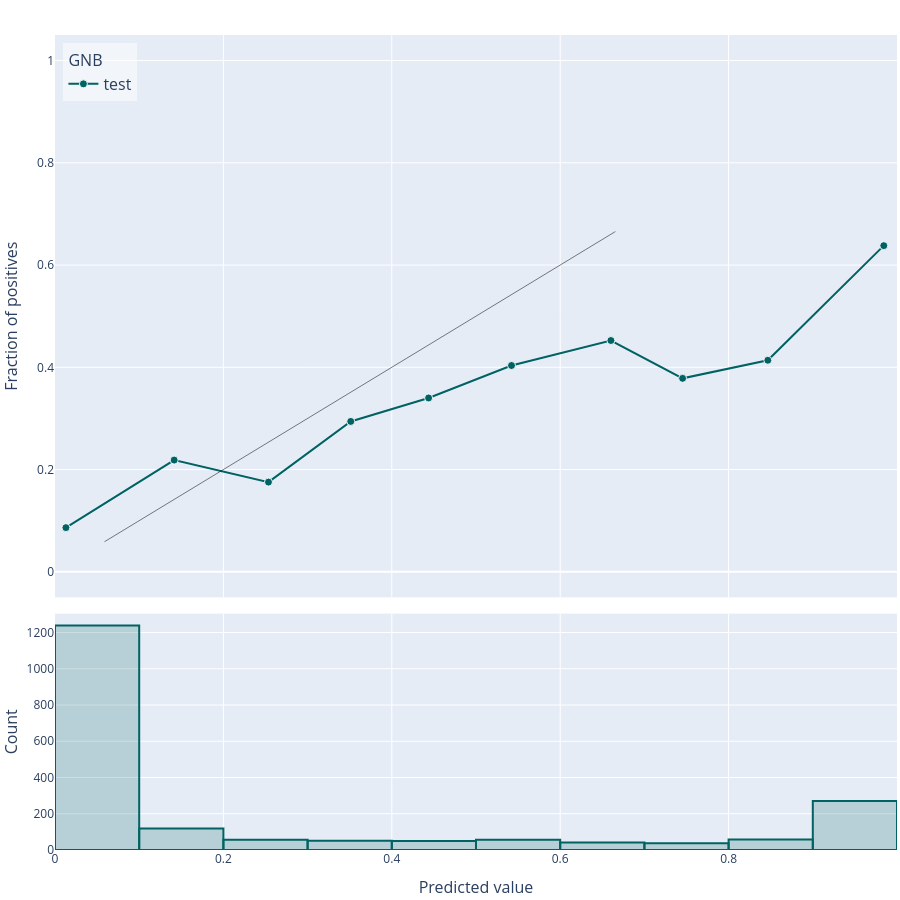

This figure's notebook cell:
### Markdown cell above
## Analisar os resultados

### Code cell
# Verifique a calibração do modelo
experionml.plot_calibration()

### Figure 1 — Plotly figure (JSON) as saved in the notebook; plotly's stock layout.template omitted (floating-point values rounded to 4 significant figures; data arrays with more than 128 entries replaced by an {"elided": "..."} marker saying what was removed)
{"data": [{"hovertemplate": "(%{x}, %{y})<extra>GNB - test</extra>", "legendgroup": "GNB", "legendgrouptitle": {"font": {"size": 16}, "text": "GNB"}, "line": {"color": "rgb(0, 98, 98)", "dash": "solid", "width": 2}, "marker": {"color": "rgb(0, 98, 98)", "line": {"color": "rgba(255, 255, 255, 0.9)", "width": 1}, "size": 8, "symbol": "circle"}, "mode": "lines+markers", "name": "test", "showlegend": true, "type": "scatter", "x": [0.01298, 0.1415, 0.2535, 0.3512, 0.4437, 0.5422, 0.6602, 0.7454, 0.8466, 0.9843], "xaxis": "x2", "y": [0.08636, 0.2185, 0.1754, 0.2941, 0.34, 0.4035, 0.4524, 0.3784, 0.4138, 0.6379], "yaxis": "y"}, {"legendgroup": "GNB", "marker": {"color": "rgba(0, 98, 98, 0.2)", "line": {"color": "rgb(0, 98, 98)", "width": 2}}, "name": "GNB", "showlegend": false, "type": "histogram", "x": {"elided": "2000 float values"}, "xaxis": "x2", "xbins": {"end": 1, "size": 0.1, "start": 0}, "yaxis": "y2"}], "layout": {"barmode": "overlay", "font": {"size": 12}, "height": 900, "hoverlabel": {"font": {"size": 16}}, "legend": {"bgcolor": "rgba(255, 255, 255, 0.5)", "font": {"size": 16}, "groupclick": "togglegroup", "traceorder": "grouped", "x": 0.01, "xanchor": "left", "y": 0.99, "yanchor": "top"}, "margin": {"b": 50, "l": 50, "pad": 0, "r": 0, "t": 35}, "shapes": [{"line": {"color": "black", "width": 1}, "opacity": 0.5, "type": "line", "x0": 0.05878, "x1": 0.6655, "xref": "x2", "y0": 0.05878, "y1": 0.6655, "yref": "y"}], "showlegend": true, "title": {"font": {"size": 24}, "pad": {"b": 15, "t": 15}, "x": 0.5, "xanchor": "center", "xref": "paper", "y": 1, "yanchor": "top"}, "width": 900, "xaxis": {"anchor": "y", "automargin": true, "domain": [0.0, 1.0], "title": {"font": {"size": 16}}}, "xaxis2": {"anchor": "y2", "automargin": true, "domain": [0.0, 1.0], "range": [0, 1], "showgrid": true, "title": {"font": {"size": 16}, "text": "Predicted value"}}, "yaxis": {"anchor": "x2", "automargin": true, "domain": [0.31, 1.0], "range": [-0.05, 1.05], "title": {"font": {"size": 16}, "text": "Fraction of positives"}}, "yaxis2": {"anchor": "x2", "automargin": true, "domain": [0.0, 0.29], "title": {"font": {"size": 16}, "text": "Count"}}}}
